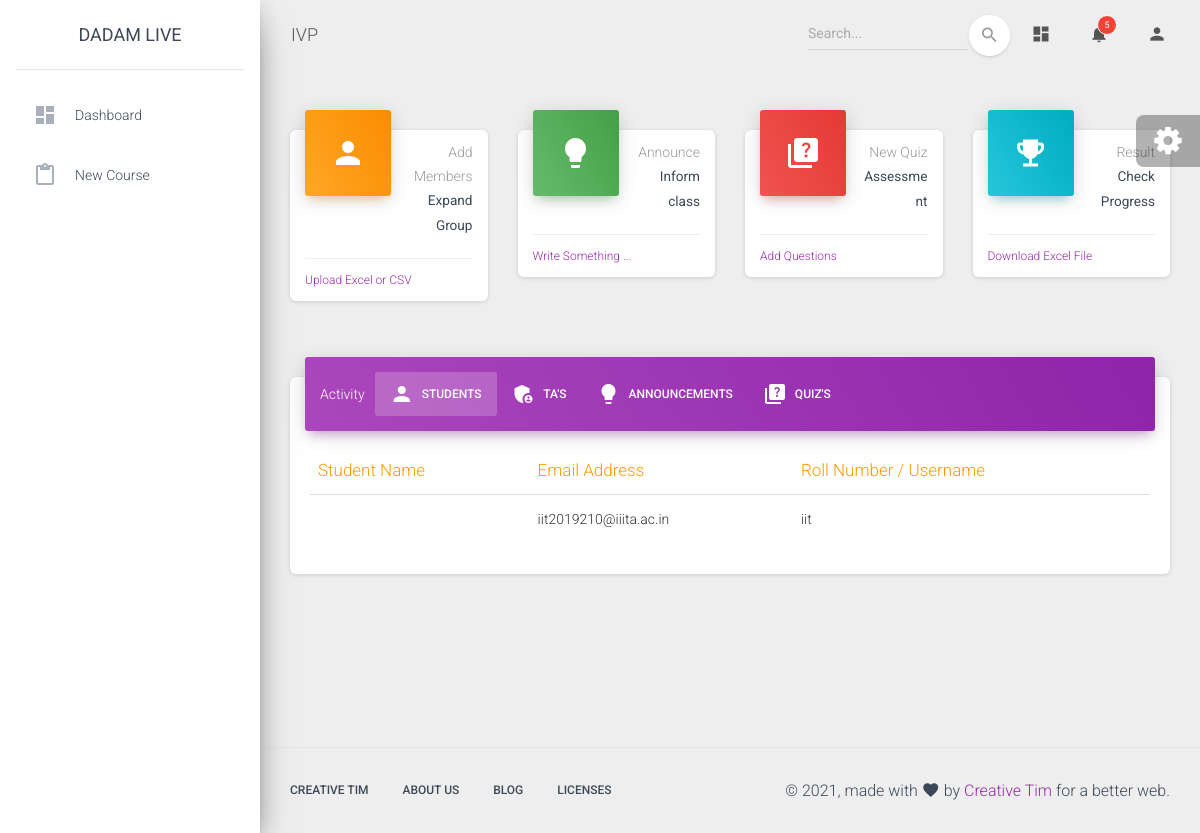
The app's page /dashboard/faculty/course/view/5 (signed in), older data.
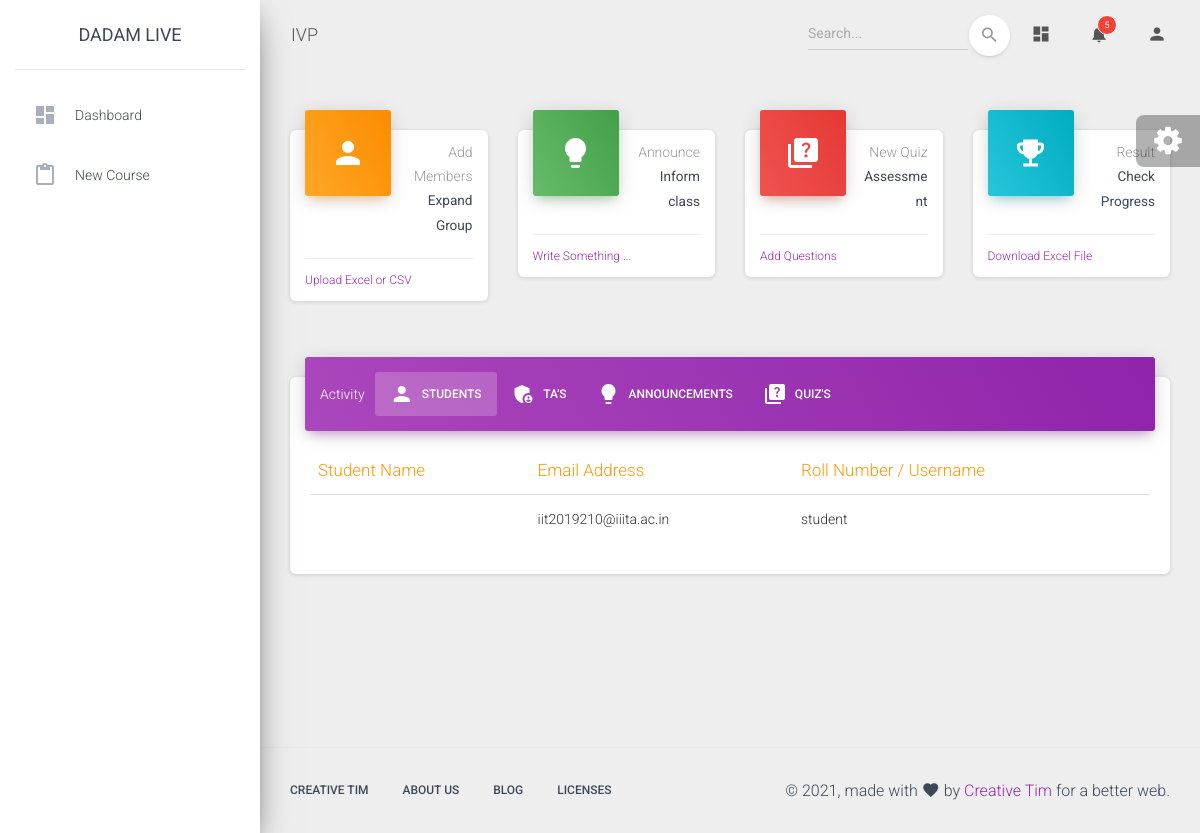
The same page, newer data.
### faculty/models.py (models this page shows, shortened)
class Enrolment(models.Model):
    course=models.ForeignKey(Course, on_delete=models.CASCADE, null=True, blank=True)
    user=models.ForeignKey(User, on_delete=models.CASCADE, null=True, blank=True)
    userType=models.ForeignKey(UserType, on_delete=models.SET_NULL, null=True, blank=True)
    enrolled_on=models.DateTimeField(default=datetime.datetime.now())

### faculty/views.py (the view)
# urls.py: path('course/view/<str:course_id>',views.view_course,name="view_course"),
def view_course(request,course_id):
    faculty=basicChecking(request)
    if faculty==False:
        return redirect('home')
    course=""
    try:
        course=Course.objects.get(id=int(course_id))
        if course.instructor!=request.user:
            return JsonResponse({"message": "Course was not found on this server"}, status=400)
    except:
        return JsonResponse({"message": "Course was not found on this server"}, status=400)
    if request.method=="POST":
        pass
    else:
        enrolments=Enrolment.objects.filter(course=course)
        announcements=Announcement.objects.filter(course=course)
        quizes=Quiz.objects.filter(course=course)
        context={"course": course, "enrolments": enrolments, "announcements": announcements, "quizes": quizes}
        return render(request,"faculty/view_course.html",context=context)

### faculty/views.py (called while the page is built)
def basicChecking(request):
    if request.user.is_authenticated==False:
        return False
    try:
        info=UserInformation.objects.get(user=request.user)
        if info.userType.userTypeCode==settings.CODE_FACULTY:
            faculty=Faculty.objects.get(user=request.user)
            return faculty
        return False
    except:
        return False

### faculty/templates/faculty/view_course.html (shortened to what the changed rows need)
{% extends 'faculty/base.html' %} {% load static %}
{% block main_body %}
  <div class="row">
    <div class="col-lg-12 col-md-12">
      <div class="card">
        <div class="card-body">
          <div class="tab-content">
            <div class="tab-pane active" id="studs">
                <table class="table table-hover">
                    <thead class="text-warning">
                      <th>Student Name</th>
                      <th>Email Address</th>
                      <th>Roll Number / Username</th>
                    </thead>
                    <tbody>
                        {% for each in enrolments %}
                        {% ifequal each.userType.userTypeCode 645 %}
                        <tr>
                            <td>{{each.user.first_name}} {{each.user.last_name}}</td>
                            <td>{{each.user.email}}</td>
                            <td>{{each.user.username}}</td>
                        </tr>
                        {% endifequal %}
                        {% endfor %}
                    </tbody>
                </table>
            </div>
          </div>
        </div>
      </div>
    </div>
  </div>
{% endblock %}

Row changes from the older to the newer data that the page shows:
changed through a linked row, Enrolment "iit2019210@iiita.ac.in": user.username "iit" → "student"
